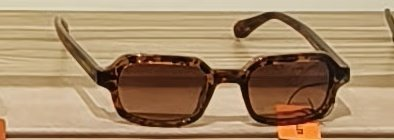
#> input picture product image 2.jpeg, 394 x 140 px
$ python -i opencv_fast.py   (imports and definitions only)
#> lines starting #> are read from the running program, lines starting #| are printed output that depends on the picture; after the words box and inside, x2 and y2 are one past the last pixel; in counts of white or black regions, pixels touching at a corner belong together
"""Fast OpenCV-based background removal tuned for product shots."""

from __future__ import annotations

from dataclasses import dataclass
from typing import Tuple

import numpy as np
from PIL import Image


@dataclass
class OpenCVConfig:
    border_frac: float = 0.03
    grabcut_iters: int = 5
    color_threshold: float = 18.0
    min_border: int = 5


def _border_mask(h: int, w: int, border: int) -> np.ndarray:
    mask = np.zeros((h, w), dtype=bool)
    mask[:border, :] = True
    mask[h - border :, :] = True
    mask[:, :border] = True
    mask[:, w - border :] = True
    return mask


def _estimate_bg_color_lab(img_bgr: np.ndarray, border: int) -> Tuple[np.ndarray, float]:
    import cv2

    lab = cv2.cvtColor(img_bgr, cv2.COLOR_BGR2LAB)
    h, w = lab.shape[:2]
    bmask = _border_mask(h, w, border)
    samples = lab[bmask]
    if samples.size == 0:
        samples = lab.reshape(-1, 3)
    median = np.median(samples, axis=0)
    mad = np.median(np.abs(samples - median), axis=0)
    spread = float(np.mean(mad))
    return median, max(spread, 1.0)


def _initial_fg_mask(img_bgr: np.ndarray, cfg: OpenCVConfig) -> np.ndarray:
    import cv2

    h, w = img_bgr.shape[:2]
    border = max(cfg.min_border, int(min(h, w) * cfg.border_frac))
    bg_lab, spread = _estimate_bg_color_lab(img_bgr, border)

    lab = cv2.cvtColor(img_bgr, cv2.COLOR_BGR2LAB).astype(np.float32)
    dist = np.linalg.norm(lab - bg_lab.reshape(1, 1, 3), axis=2)

    thresh = max(cfg.color_threshold, spread * 2.5)
    fg = dist > thresh

    # Ensure border stays background
    fg[_border_mask(h, w, border)] = False
    return (fg * 255).astype(np.uint8)


def _refine_mask(mask: np.ndarray) -> np.ndarray:
    import cv2

    kernel = cv2.getStructuringElement(cv2.MORPH_ELLIPSE, (3, 3))
    refined = cv2.morphologyEx(mask, cv2.MORPH_CLOSE, kernel, iterations=2)
    refined = cv2.morphologyEx(refined, cv2.MORPH_OPEN, kernel, iterations=1)
    refined = cv2.GaussianBlur(refined, (5, 5), 1.2)
    return refined


def opencv_remove_background(image: Image.Image, cfg: OpenCVConfig | None = None) -> Image.Image:
    """Remove background using a fast OpenCV pipeline + GrabCut refinement."""
    import cv2

    if cfg is None:
        cfg = OpenCVConfig()

    img_rgb = np.array(image.convert("RGB"))
    img_bgr = cv2.cvtColor(img_rgb, cv2.COLOR_RGB2BGR)
    h, w = img_bgr.shape[:2]

    init_mask = _initial_fg_mask(img_bgr, cfg)

    # Build GrabCut mask
    gc_mask = np.full((h, w), cv2.GC_PR_BGD, dtype=np.uint8)
    gc_mask[init_mask > 0] = cv2.GC_PR_FGD

    border = max(cfg.min_border, int(min(h, w) * cfg.border_frac))
    gc_mask[_border_mask(h, w, border)] = cv2.GC_BGD

    bgd_model = np.zeros((1, 65), np.float64)
    fgd_model = np.zeros((1, 65), np.float64)

    try:
        cv2.grabCut(img_bgr, gc_mask, None, bgd_model, fgd_model, cfg.grabcut_iters, cv2.GC_INIT_WITH_MASK)
        fg_mask = np.where((gc_mask == cv2.GC_FGD) | (gc_mask == cv2.GC_PR_FGD), 255, 0).astype(np.uint8)
    except cv2.error:
        fg_mask = init_mask

    fg_mask = _refine_mask(fg_mask)

    result = image.convert("RGBA")
    result.putalpha(Image.fromarray(fg_mask))
    return result


def opencv_mask(image: Image.Image, cfg: OpenCVConfig | None = None) -> np.ndarray:
    """Return the binary foreground mask (0-255) from the OpenCV pipeline."""
    if cfg is None:
        cfg = OpenCVConfig()

    import cv2

    img_rgb = np.array(image.convert("RGB"))
    img_bgr = cv2.cvtColor(img_rgb, cv2.COLOR_RGB2BGR)
    h, w = img_bgr.shape[:2]

    init_mask = _initial_fg_mask(img_bgr, cfg)

    gc_mask = np.full((h, w), cv2.GC_PR_BGD, dtype=np.uint8)
    gc_mask[init_mask > 0] = cv2.GC_PR_FGD

    border = max(cfg.min_border, int(min(h, w) * cfg.border_frac))
    gc_mask[_border_mask(h, w, border)] = cv2.GC_BGD

    bgd_model = np.zeros((1, 65), np.float64)
    fgd_model = np.zeros((1, 65), np.float64)

    try:
        cv2.grabCut(img_bgr, gc_mask, None, bgd_model, fgd_model, cfg.grabcut_iters, cv2.GC_INIT_WITH_MASK)
        fg_mask = np.where((gc_mask == cv2.GC_FGD) | (gc_mask == cv2.GC_PR_FGD), 255, 0).astype(np.uint8)
    except cv2.error:
        fg_mask = init_mask

    return _refine_mask(fg_mask)

>>> from PIL import Image
>>> picture = Image.open('../../product image 2.jpeg')
#> picture is the input picture: PIL image 394x140 RGB; mean R, G, B 164.3, 136.2, 103.9
>>> result = opencv_remove_background(picture)
#> in _estimate_bg_color_lab, `lab = cv2.cvtColor(img_bgr, cv2.COLOR_BGR2LAB)`: lab: shape (140, 394, 3); mean of channels 0, 1, 2 147.6, 134.6, 149.6
#> in _estimate_bg_color_lab, `median = np.median(samples, axis=0)`: median = [190, 131, 148]
#> in _estimate_bg_color_lab, `mad = np.median(np.abs(samples - median), axis=0)`: mad = [22, 4, 6]
#> in _estimate_bg_color_lab, `spread = float(np.mean(mad))`: spread = 10.67
#> in _initial_fg_mask, `bg_lab, spread = _estimate_bg_color_lab(img_bgr, border)`: bg_lab = [190, 131, 148]; spread = 10.67
#> in _initial_fg_mask, `lab = cv2.cvtColor(img_bgr, cv2.COLOR_BGR2LAB).astype(np.float32)`:
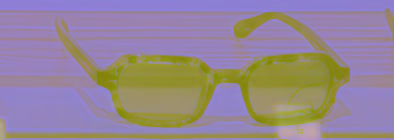
#> lab: shape (140, 394, 3) float32; mean B, G, R 147.6, 134.6, 149.6
#> in _initial_fg_mask, `dist = np.linalg.norm(lab - bg_lab.reshape(1, 1, 3), axis=2)`:
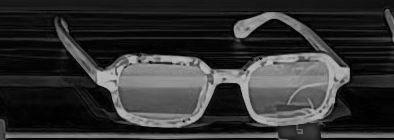
#> dist: shape (140, 394) float64; min 0, max 188.9, mean 50.2
#> in _initial_fg_mask, `thresh = max(cfg.color_threshold, spread * 2.5)`: thresh = 26.67
#> in _initial_fg_mask, `fg = dist > thresh`:
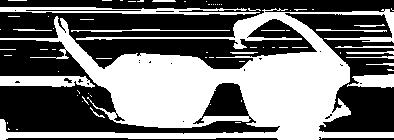
#> fg: shape (140, 394) bool; 45.3% white; 70 white regions (54 under 20 px), largest, box (x1, y1, x2, y2) and area: (0, 8, 394, 140) 21297, (0, 7, 260, 15) 1158, (0, 76, 95, 88) 863
#> in _initial_fg_mask, `fg[_border_mask(h, w, border)] = False`:
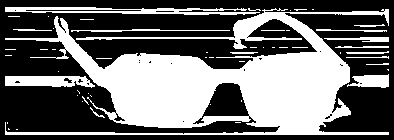
#> fg: shape (140, 394) bool; 41.8% white; 54 white regions (38 under 20 px), largest, box (x1, y1, x2, y2) and area: (5, 8, 389, 135) 19491, (5, 7, 260, 15) 1133, (5, 76, 95, 88) 813
#> in opencv_remove_background, `result.putalpha(Image.fromarray(fg_mask))`:
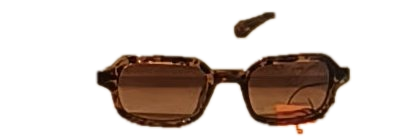
#> result: PIL image 394x140 RGBA; mean R, G, B, A 164.3, 136.2, 103.9, 64.4; transparent parts drawn white
#> in opencv_remove_background, `result.putalpha(Image.fromarray(fg_mask))`:
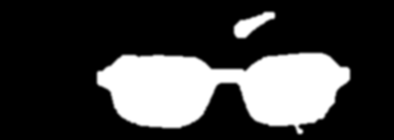
#> fg_mask: shape (140, 394); min 0, max 255, mean 64.4
